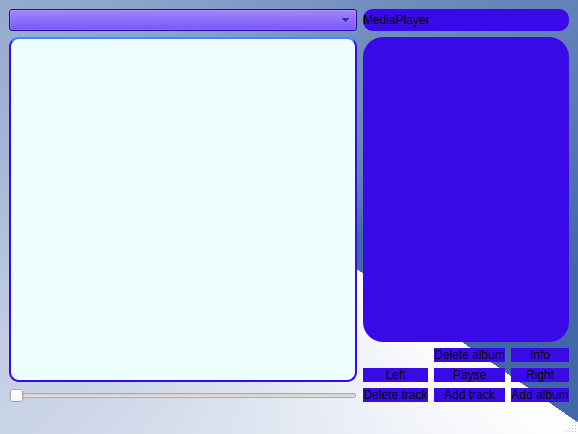
<?xml version="1.0" encoding="UTF-8"?>
<ui version="4.0">
 <class>MainWindow</class>
 <widget class="QMainWindow" name="MainWindow">
  <property name="geometry">
   <rect>
    <x>0</x>
    <y>0</y>
    <width>578</width>
    <height>434</height>
   </rect>
  </property>
  <property name="windowTitle">
   <string>MainWindow</string>
  </property>
  <property name="styleSheet">
   <string notr="true">#MainWindow{
background-color: qconicalgradient(cx:0.505773, cy:0.517, angle:317.8, stop:0.0852273 rgba(65, 103, 169, 255), stop:1 rgba(255, 255, 255, 255));
}</string>
  </property>
  <widget class="QWidget" name="centralwidget">
   <layout class="QGridLayout" name="gridLayout">
    <item row="4" column="1">
     <widget class="QPushButton" name="pushButton">
      <property name="styleSheet">
       <string notr="true">#pushButton {
font: 20pt &quot;Matura MT Script Capitals&quot;;
color: #000000;
background: #3a09e8;
border-radius: 10px;
}

#pushButton:hover {
font: 20pt &quot;Matura MT Script Capitals&quot;;
background: #2d7391;
color: #000000;
border-radius: 10px;
}
</string>
      </property>
      <property name="text">
       <string>Left</string>
      </property>
     </widget>
    </item>
    <item row="4" column="3">
     <widget class="QPushButton" name="pushButton_3">
      <property name="styleSheet">
       <string notr="true">#pushButton_3 {
font: 20pt &quot;Matura MT Script Capitals&quot;;
color: #000000;
background: #3a09e8;
border-radius: 10px;
}

#pushButton_3:hover {
font: 20pt &quot;Matura MT Script Capitals&quot;;
background: #2d7391;
color: #000000;
border-radius: 10px;
}
</string>
      </property>
      <property name="text">
       <string>Right</string>
      </property>
     </widget>
    </item>
    <item row="0" column="1" colspan="3">
     <widget class="QLabel" name="label_2">
      <property name="styleSheet">
       <string notr="true">#label_2{
font: 38pt &quot;Matura MT Script Capitals&quot;;
color: #000000;
background:#3a09e8;
border-radius: 10px;
}</string>
      </property>
      <property name="text">
       <string>MediaPlayer</string>
      </property>
     </widget>
    </item>
    <item row="5" column="3">
     <widget class="QPushButton" name="pushButton_4">
      <property name="styleSheet">
       <string notr="true">#pushButton_4{
font: 20pt &quot;Matura MT Script Capitals&quot;;
color: #000000;
background: #3a09e8;
border-radius: 10px;
}

#pushButton_4:hover {
font: 20pt &quot;Matura MT Script Capitals&quot;;
background: #2d7391;
color: #000000;
border-radius: 10px;
}</string>
      </property>
      <property name="text">
       <string>Add album</string>
      </property>
     </widget>
    </item>
    <item row="5" column="1">
     <widget class="QPushButton" name="pushButton_5">
      <property name="styleSheet">
       <string notr="true">#pushButton_5 {
font: 20pt &quot;Matura MT Script Capitals&quot;;
color: #000000;
background: #3a09e8;
border-radius: 10px;
}

#pushButton_5:hover {
font: 20pt &quot;Matura MT Script Capitals&quot;;
background: #2d7391;
color: #000000;
border-radius: 10px;
}</string>
      </property>
      <property name="text">
       <string>Delete track</string>
      </property>
     </widget>
    </item>
    <item row="5" column="2">
     <widget class="QPushButton" name="pushButton_6">
      <property name="styleSheet">
       <string notr="true">#pushButton_6{
font: 20pt &quot;Matura MT Script Capitals&quot;;
color: #000000;
background: #3a09e8;
border-radius: 10px;
}

#pushButton_6:hover {
font: 20pt &quot;Matura MT Script Capitals&quot;;
background: #2d7391;
color: #000000;
border-radius: 10px;
}</string>
      </property>
      <property name="text">
       <string>Add track</string>
      </property>
     </widget>
    </item>
    <item row="4" column="2">
     <widget class="QPushButton" name="pushButton_2">
      <property name="styleSheet">
       <string notr="true">#pushButton_2{
font: 20pt &quot;Matura MT Script Capitals&quot;;
color: #000000;
background: #3a09e8;
border-radius: 10px;
}

#pushButton_2:hover {
font: 20pt &quot;Matura MT Script Capitals&quot;;
background: #2d7391;
color: #000000;
border-radius: 10px;
}
</string>
      </property>
      <property name="text">
       <string>Payse</string>
      </property>
     </widget>
    </item>
    <item row="0" column="0">
     <widget class="QComboBox" name="comboBox">
      <property name="styleSheet">
       <string notr="true">#comboBox{
font: 9pt &quot;Matura MT Script Capitals&quot;;
color: rgb(0, 0, 127);
background-color:#3a09e8
}</string>
      </property>
     </widget>
    </item>
    <item row="1" column="0" rowspan="4">
     <widget class="QTableWidget" name="tableWidget">
      <property name="styleSheet">
       <string notr="true">QHeaderView {
background-color: #3a09e8;
font-size:13px;
}
QHeaderView::section:horizontal {
color: #fff;
border-style: solid;
border-radius: 4px;
background-color: qlineargradient( x1: 0, y1: 0, x2: 0, y2: 1,
stop: 0 #4287ff, stop: 1 #356ccc);
}
QTableView {
border: 2px solid #3a09e8;
border-top-color: #4287ff;
border-radius: 10px;
background-color: #EEFFFF;
gridline-color: #777;
selection-background-color: #ccdfff;
color:#000000;
font-size:14px;
font-weight: bold;
}
</string>
      </property>
     </widget>
    </item>
    <item row="5" column="0">
     <widget class="QSlider" name="horizontalSlider">
      <property name="orientation">
       <enum>Qt::Horizontal</enum>
      </property>
     </widget>
    </item>
    <item row="1" column="1" rowspan="2" colspan="3">
     <widget class="QLabel" name="label">
      <property name="styleSheet">
       <string notr="true">#label {
border-radius:20px;
background-color:#3a09e8
}</string>
      </property>
      <property name="text">
       <string/>
      </property>
     </widget>
    </item>
    <item row="3" column="2">
     <widget class="QPushButton" name="pushButton_7">
      <property name="styleSheet">
       <string notr="true">#pushButton_7{
font: 20pt &quot;Matura MT Script Capitals&quot;;
color: #000000;
background: #3a09e8;
border-radius: 10px;
}

#pushButton_7:hover {
font: 20pt &quot;Matura MT Script Capitals&quot;;
background: #2d7391;
color: #000000;
border-radius: 10px;
}</string>
      </property>
      <property name="text">
       <string>Delete album</string>
      </property>
     </widget>
    </item>
    <item row="3" column="3">
     <widget class="QPushButton" name="pushButton_8">
      <property name="styleSheet">
       <string notr="true">#pushButton_8{
font: 20pt &quot;Matura MT Script Capitals&quot;;
color: #000000;
background: #3a09e8;
border-radius: 10px;
}

#pushButton_8:hover {
font: 20pt &quot;Matura MT Script Capitals&quot;;
background: #2d7391;
color: #000000;
border-radius: 10px;
}</string>
      </property>
      <property name="text">
       <string>Info</string>
      </property>
     </widget>
    </item>
   </layout>
  </widget>
  <widget class="QStatusBar" name="statusbar"/>
  <action name="actionADA">
   <property name="text">
    <string>ADA</string>
   </property>
   <property name="shortcutVisibleInContextMenu">
    <bool>false</bool>
   </property>
  </action>
 </widget>
 <resources/>
 <connections/>
</ui>
